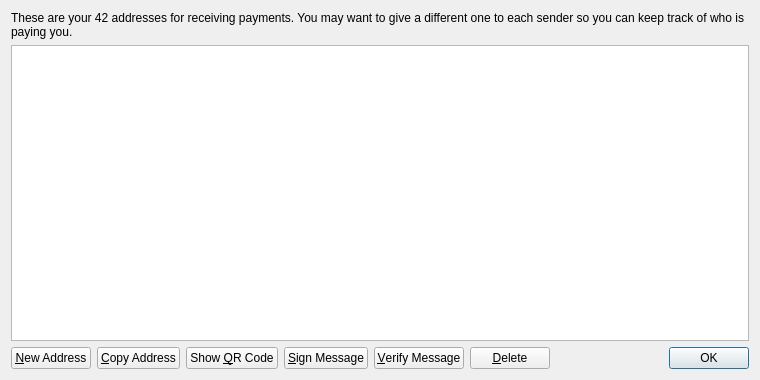
<?xml version="1.0" encoding="UTF-8"?>
<ui version="4.0">
 <class>AddressBookPage</class>
 <widget class="QWidget" name="AddressBookPage">
  <property name="geometry">
   <rect>
    <x>0</x>
    <y>0</y>
    <width>760</width>
    <height>380</height>
   </rect>
  </property>
  <property name="windowTitle">
   <string>Address Book</string>
  </property>
  <layout class="QVBoxLayout" name="verticalLayout">
   <item>
    <widget class="QLabel" name="labelExplanation">
     <property name="text">
      <string>These are your 42 addresses for receiving payments. You may want to give a different one to each sender so you can keep track of who is paying you.</string>
     </property>
     <property name="textFormat">
      <enum>Qt::PlainText</enum>
     </property>
     <property name="wordWrap">
      <bool>true</bool>
     </property>
    </widget>
   </item>
   <item>
    <widget class="QTableView" name="tableView">
     <property name="contextMenuPolicy">
      <enum>Qt::CustomContextMenu</enum>
     </property>
     <property name="toolTip">
      <string>Double-click to edit address or label</string>
     </property>
     <property name="tabKeyNavigation">
      <bool>false</bool>
     </property>
     <property name="alternatingRowColors">
      <bool>true</bool>
     </property>
     <property name="selectionMode">
      <enum>QAbstractItemView::SingleSelection</enum>
     </property>
     <property name="selectionBehavior">
      <enum>QAbstractItemView::SelectRows</enum>
     </property>
     <property name="sortingEnabled">
      <bool>true</bool>
     </property>
     <attribute name="verticalHeaderVisible">
      <bool>false</bool>
     </attribute>
    </widget>
   </item>
   <item>
    <layout class="QHBoxLayout" name="horizontalLayout">
     <item>
      <widget class="QPushButton" name="newAddressButton">
       <property name="toolTip">
        <string>Create a new address</string>
       </property>
       <property name="text">
        <string>&amp;New Address</string>
       </property>
       <property name="icon">
        <iconset resource="../bitcoin.qrc">
         <normaloff>:/icons/add</normaloff>:/icons/add</iconset>
       </property>
      </widget>
     </item>
     <item>
      <widget class="QPushButton" name="copyToClipboard">
       <property name="toolTip">
        <string>Copy the currently selected address to the system clipboard</string>
       </property>
       <property name="text">
        <string>&amp;Copy Address</string>
       </property>
       <property name="icon">
        <iconset resource="../bitcoin.qrc">
         <normaloff>:/icons/editcopy</normaloff>:/icons/editcopy</iconset>
       </property>
      </widget>
     </item>
     <item>
      <widget class="QPushButton" name="showQRCode">
       <property name="text">
        <string>Show &amp;QR Code</string>
       </property>
       <property name="icon">
        <iconset resource="../bitcoin.qrc">
         <normaloff>:/icons/qrcode</normaloff>:/icons/qrcode</iconset>
       </property>
      </widget>
     </item>
     <item>
      <widget class="QPushButton" name="signMessage">
       <property name="toolTip">
        <string>Sign a message to prove you own a Bitcoin address</string>
       </property>
       <property name="text">
        <string>&amp;Sign Message</string>
       </property>
       <property name="icon">
        <iconset resource="../bitcoin.qrc">
         <normaloff>:/icons/edit</normaloff>:/icons/edit</iconset>
       </property>
      </widget>
     </item>
     <item>
      <widget class="QPushButton" name="verifyMessage">
       <property name="toolTip">
        <string>Verify a message to ensure it was signed with a specified Bitcoin address</string>
       </property>
       <property name="text">
        <string>&amp;Verify Message</string>
       </property>
       <property name="icon">
        <iconset resource="../bitcoin.qrc">
         <normaloff>:/icons/transaction_0</normaloff>:/icons/transaction_0</iconset>
       </property>
      </widget>
     </item>
     <item>
      <widget class="QPushButton" name="deleteButton">
       <property name="toolTip">
        <string>Delete the currently selected address from the list. Only sending addresses can be deleted.</string>
       </property>
       <property name="text">
        <string>&amp;Delete</string>
       </property>
       <property name="icon">
        <iconset resource="../bitcoin.qrc">
         <normaloff>:/icons/remove</normaloff>:/icons/remove</iconset>
       </property>
      </widget>
     </item>
     <item>
      <spacer name="horizontalSpacer">
       <property name="orientation">
        <enum>Qt::Horizontal</enum>
       </property>
       <property name="sizeHint" stdset="0">
        <size>
         <width>40</width>
         <height>20</height>
        </size>
       </property>
      </spacer>
     </item>
     <item>
      <widget class="QDialogButtonBox" name="buttonBox">
       <property name="sizePolicy">
        <sizepolicy hsizetype="Maximum" vsizetype="Fixed">
         <horstretch>0</horstretch>
         <verstretch>0</verstretch>
        </sizepolicy>
       </property>
       <property name="standardButtons">
        <set>QDialogButtonBox::Ok</set>
       </property>
      </widget>
     </item>
    </layout>
   </item>
  </layout>
 </widget>
 <resources>
  <include location="../bitcoin.qrc"/>
 </resources>
 <connections/>
</ui>
